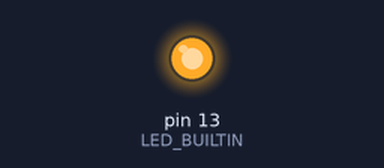
Recording of a sketch running on a simulated Arduino Uno, built with avr-gcc and run on an emulated ATmega328P. Shown: output pins drawn as LEDs (lit = HIGH).

Above: at 0.2 s.
At 25.2 s:
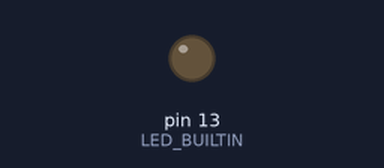
Timing chart, 0 to 28.6 s (numbered marks = the images above):
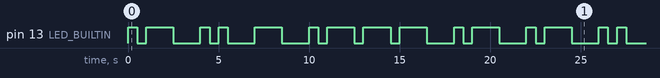

The sketch:

Morse_Code_final.ino
```cpp
//Coded by: Aditya Parmar
//XQuest Codes
/* The length of a dot is 1 unit
   The length of a dash is 3 units
   The space between parts of the same letter is 1 unit
   The space between parts of the same letter is 1 unit
   the space between words is 7 units
*/

int unit = 500;  //unit
int time2 = 500;  // for the short delay
//Enter your name below:
String name = "ADITYA";      //your name

void setup() {
  // put your setup code here, to run once:
  pinMode(LED_BUILTIN, OUTPUT);
}

void loop() {
  for (int i = 0; i < name.length(); i++) {
    func(name[i]);
  }
}
void switchON(int time)
{
  digitalWrite(LED_BUILTIN, HIGH);
  delay(time);
  digitalWrite(LED_BUILTIN, LOW);
  delay(time2);
}

void func(char L) {
  if (L == 'A') {
    switchON(unit * 1);
    switchON(unit * 3);
    delay(unit * 2);
  }
  if (L == 'B')
  {
    switchON(unit * 3);
    switchON(unit * 1);
    switchON(unit * 1);
    switchON(unit * 1);
    delay(unit * 2);
  }
  if (L == 'C')
  {
    switchON(unit * 3);
    switchON(unit * 1);
    switchON(unit * 3);
    switchON(unit * 1);
    delay(unit * 2);
  }
  if (L == 'B')
  {
    switchON(unit * 3);
    switchON(unit * 1);
    switchON(unit * 1);
    delay(unit * 2);
  }

  if (L == 'E')
  {
    switchON(unit * 1);
    delay(unit * 2);
  }

  if (L == 'F')
  {
    switchON(unit * 1);
    switchON(unit * 1);
    switchON(unit * 3);
    switchON(unit * 1);
    delay(unit * 2);
  }

  if (L == 'G')
  {
    switchON(unit * 3);
    switchON(unit * 3);
    switchON(unit * 1);
    delay(unit * 2);
  }

  if (L == 'H')
  {
    switchON(unit * 1);
    switchON(unit * 1);
    switchON(unit * 1);
    switchON(unit * 1);
    delay(unit * 2);
  }

  if (L == 'I')
  {
    switchON(unit * 1);
    switchON(unit * 1);
    delay(unit * 2);
  }

  if (L == 'J')
  {
    switchON(unit * 1);
    switchON(unit * 3);
    switchON(unit * 3);
    switchON(unit * 3);
    delay(unit * 2);
  }

  if (L == 'K')
  {
    switchON(unit * 3);
    switchON(unit * 1);
    switchON(unit * 3);
    delay(unit * 2);
  }

  if (L == 'L')
  {
    switchON(unit * 1);
    switchON(unit * 3);
    switchON(unit * 1);
    switchON(unit * 1);
    delay(unit * 2);
  }

  if (L == 'M')
  {
    switchON(unit * 3);
    switchON(unit * 3);
    delay(unit * 2);
  }

  if (L == 'N')
  {
    switchON(unit * 3);
    switchON(unit * 1);
    delay(unit * 2);
  }

  if (L == 'O')
  {
    switchON(unit * 3);
    switchON(unit * 3);
    switchON(unit * 3);
    delay(unit * 2);
  }


  if (L == 'P')
  {
    switchON(unit * 1);
    switchON(unit * 3);
    switchON(unit * 3);
    switchON(unit * 1);
    delay(unit * 2);
  }

  if (L == 'Q')
  {
    switchON(unit * 3);
    switchON(unit * 3);
    switchON(unit * 1);
    switchON(unit * 3);
    delay(unit * 2);
  }

  if (L == 'R')
  {
    switchON(unit * 1);
    switchON(unit * 3);
    switchON(unit * 1);
    delay(unit * 2);
  }

  if (L == 'S')
  {
    switchON(unit * 1);
    switchON(unit * 1);
    switchON(unit * 1);
    delay(unit * 2);
  }

  if (L == 'T')
  {
    switchON(unit * 3);
    delay(unit * 2);
  }

  if (L == 'U')
  {
    switchON(unit * 1);
    switchON(unit * 1);
    switchON(unit * 3);
    delay(unit * 2);
  }

  if (L == 'V')
  {
    switchON(unit * 1);
    switchON(unit * 1);
    switchON(unit * 1);
    switchON(unit * 3);
    delay(unit * 2);
  }

  if (L == 'W')
  {
    switchON(unit * 1);
    switchON(unit * 3);
    switchON(unit * 3);
    delay(unit * 2);
  }

  if (L == 'X')
  {
    switchON(unit * 3);
    switchON(unit * 1);
    switchON(unit * 3);
    switchON(unit * 1);
    delay(unit * 2);
  }

  if (L == 'Y')
  {
    switchON(unit * 1);
    switchON(unit * 3);
    switchON(unit * 3);
    switchON(unit * 3);
    delay(unit * 2);
  }

  if (L == 'J')
  {
    switchON(unit * 1);
    switchON(unit * 3);
    delay(unit * 2);
  }

  if (L == 'Z')
  {
    switchON(unit * 1);
    switchON(unit * 3);
    delay(unit * 2);
  }
}
//Coded by: Aditya Parmar
//XQuest Codes
```

Measured:
- by itself, pin 13 (LED_BUILTIN): moves between LOW and HIGH, repeating every 22.0 s
- by itself, everything shown: repeats every 22.0 s, in 22 steps
